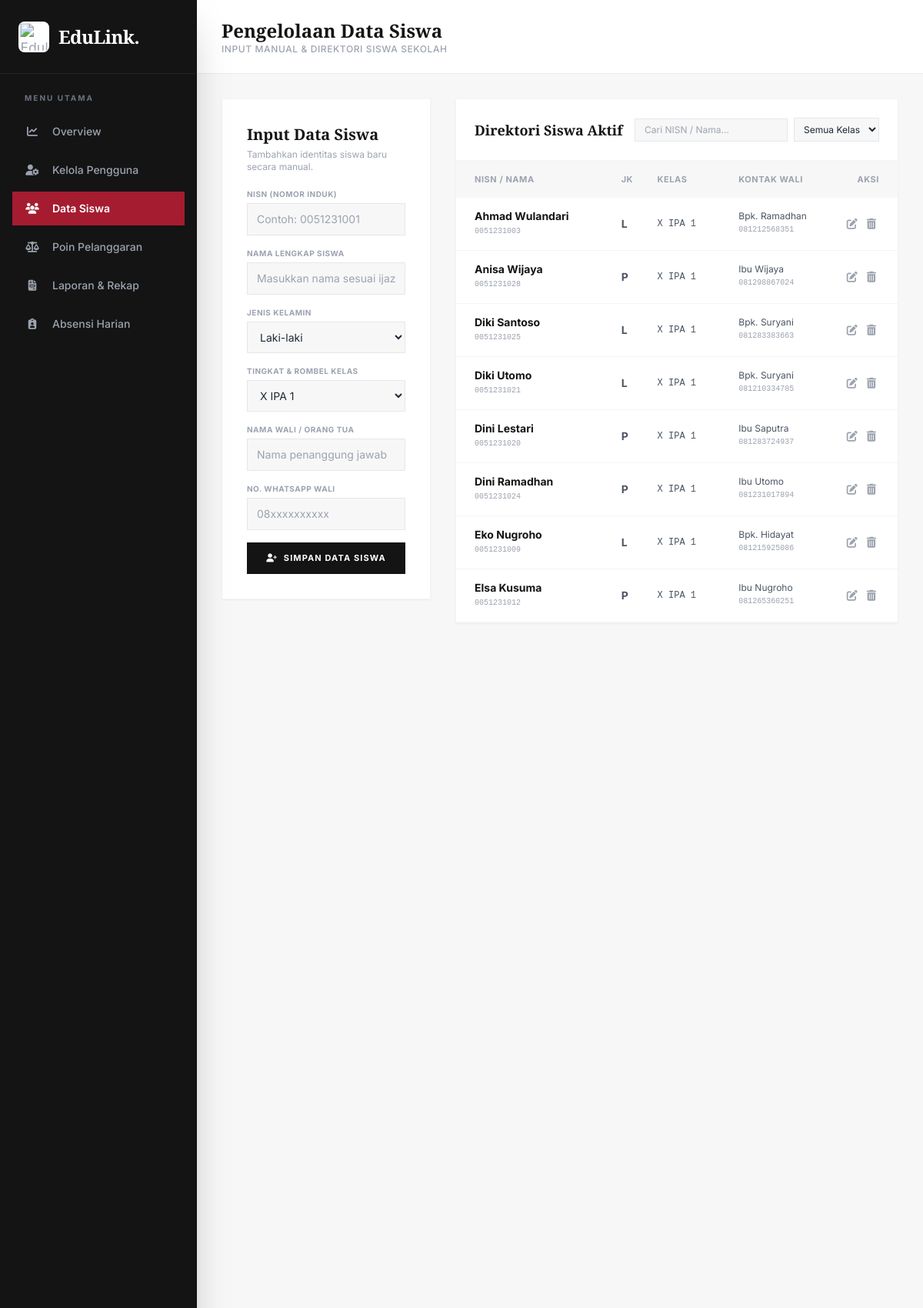
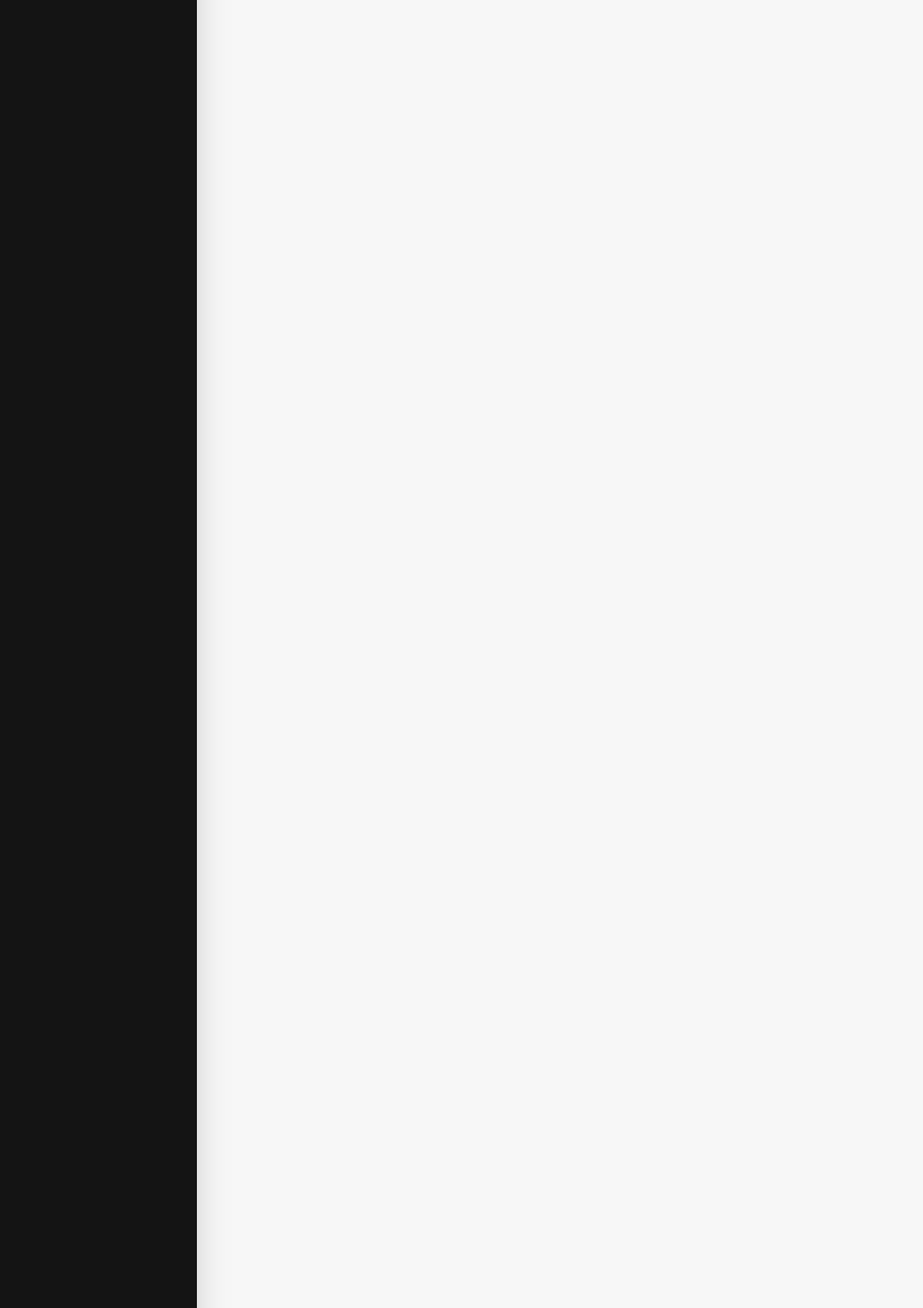
/siswa (signed in, upper part), run on the app's committed database (2 pictures, top to bottom).
### tables this page shows
CREATE TABLE siswa (
            id INTEGER PRIMARY KEY AUTOINCREMENT,
            nisn TEXT UNIQUE NOT NULL,
            nama_siswa TEXT NOT NULL,
            jenis_kelamin TEXT NOT NULL,
            kelas TEXT NOT NULL,
            nama_wali TEXT NOT NULL,
            no_hp_wali TEXT NOT NULL
        );

### backend/app.py (the view)
@app.route('/siswa')
def siswa():
    if 'user_id' not in session:
        return redirect(url_for('login'))
    conn = get_db_connection()
    daftar_siswa = conn.execute("SELECT * FROM siswa ORDER BY kelas ASC, nama_siswa ASC").fetchall()
    conn.close()
    return render_template('dashboard/siswa.html', nama_user=session['nama'], siswa_list=daftar_siswa)

### backend/modules/database.py (called while the page is built)
def get_db_connection():
    conn = sqlite3.connect(DB_PATH)
    conn.row_factory = sqlite3.Row
    return conn

### frontend/templates/dashboard/siswa.html (shortened to what this page needs)
<!DOCTYPE html>
<html lang="id">
<head>
    <script src="https://cdn.tailwindcss.com"></script>
    <link rel="stylesheet" href="https://cdnjs.cloudflare.com/ajax/libs/font-awesome/6.4.0/css/all.min.css">
</head>
<body class="bg-eduPaper text-gray-800 font-sans h-screen flex overflow-hidden selection:bg-eduCrimson-600 selection:text-white">
    <aside id="sidebar" class="fixed lg:static top-0 left-0 h-full w-64 bg-eduDark-900 text-gray-400 flex flex-col shadow-2xl z-40 shrink-0 transform -translate-x-full lg:translate-x-0 transition-transform duration-300">
        <div class="h-20 lg:h-24 flex items-center justify-between px-6 border-b border-gray-800/80">
            <div class="flex items-center gap-3">
                <div class="w-10 h-10 rounded-lg bg-white p-1 flex items-center justify-center shrink-0 border-none shadow-none">
                    <img src="{{ url_for('static', filename='images/edulink-logo.webp') }}" alt="EduLink Logo" class="w-full h-full object-contain mix-blend-multiply scale-110">
                </div>
                <span class="text-2xl font-serif font-bold text-white tracking-tight">EduLink.</span>
            </div>
        </div>
        <nav class="flex-1 overflow-y-auto py-6 px-4 flex flex-col gap-1.5">
            <p class="px-4 text-[10px] font-bold text-gray-500 uppercase tracking-[0.2em] mb-2">Menu Utama</p>
            <a href="/dashboard" class="flex items-center gap-4 px-4 py-3 hover:bg-eduDark-800 hover:text-white transition"><i class="fa-solid fa-chart-line text-sm w-5 text-center"></i><span class="text-sm font-medium">Overview</span></a>
            <a href="/users" class="flex items-center gap-4 px-4 py-3 hover:bg-eduDark-800 hover:text-white transition"><i class="fa-solid fa-user-gear text-sm w-5 text-center"></i><span class="text-sm font-medium">Kelola Pengguna</span></a>
            <a href="/siswa" class="flex items-center gap-4 px-4 py-3 bg-eduCrimson-600 text-white transition"><i class="fa-solid fa-users text-sm w-5 text-center"></i><span class="text-sm font-semibold">Data Siswa</span></a>
            <a href="/poin" class="flex items-center gap-4 px-4 py-3 hover:bg-eduDark-800 hover:text-white transition"><i class="fa-solid fa-scale-balanced text-sm w-5 text-center"></i><span class="text-sm font-medium">Poin Pelanggaran</span></a>
            <a href="/laporan" class="flex items-center gap-4 px-4 py-3 hover:bg-eduDark-800 hover:text-white transition"><i class="fa-solid fa-file-invoice text-sm w-5 text-center"></i><span class="text-sm font-medium">Laporan & Rekap</span></a>
            <a href="/absensi" class="flex items-center gap-4 px-4 py-3 hover:bg-eduDark-800 hover:text-white transition"><i class="fa-solid fa-clipboard-user text-sm w-5 text-center"></i><span class="text-sm font-medium">Absensi Harian</span></a>
        </nav>
    </aside>
    <main class="flex-1 flex flex-col h-full relative z-10 min-w-0">
        <header class="h-20 lg:h-24 bg-white border-b border-gray-200/80 flex items-center justify-between px-4 sm:px-8 shrink-0">
            <div class="flex items-center gap-3">
                <div>
                    <h1 class="text-lg sm:text-2xl font-serif font-bold text-eduDark-900 leading-tight">Pengelolaan Data Siswa</h1>
                    <p class="text-[10px] sm:text-xs text-gray-400 font-medium uppercase tracking-wider hidden sm:block">Input Manual & Direktori Siswa Sekolah</p>
                </div>
            </div>
        </header>
        <div class="flex-1 overflow-y-auto p-4 sm:p-8 space-y-6 sm:space-y-8">
            <div class="grid grid-cols-1 lg:grid-cols-3 gap-6 sm:gap-8 items-start">
                <div class="bg-white p-5 sm:p-8 border border-gray-100 shadow-sm">
                    <h3 class="font-serif font-bold text-lg sm:text-xl text-eduDark-900 mb-1">Input Data Siswa</h3>
                    <p class="text-xs text-gray-400 mb-5">Tambahkan identitas siswa baru secara manual.</p>
                    <form action="#" method="POST" autocomplete="off" class="space-y-4">
                        <div>
                            <label class="text-[10px] font-bold text-gray-400 uppercase tracking-wider block mb-1">NISN (Nomor Induk)</label>
                            <input type="text" name="nisn" required placeholder="Contoh: 0051231001" class="w-full bg-eduPaper border border-gray-200 text-xs sm:text-sm py-2.5 px-3 focus:outline-none focus:border-eduCrimson-600">
                        </div>
                        <div>
                            <label class="text-[10px] font-bold text-gray-400 uppercase tracking-wider block mb-1">Nama Lengkap Siswa</label>
                            <input type="text" name="nama_siswa" required placeholder="Masukkan nama sesuai ijazah" class="w-full bg-eduPaper border border-gray-200 text-xs sm:text-sm py-2.5 px-3 focus:outline-none focus:border-eduCrimson-600">
                        </div>
                        <div>
                            <label class="text-[10px] font-bold text-gray-400 uppercase tracking-wider block mb-1">Jenis Kelamin</label>
                            <select name="jenis_kelamin" required class="w-full bg-eduPaper border border-gray-200 text-xs sm:text-sm py-2.5 px-3 focus:outline-none focus:border-eduCrimson-600">
                                <option value="L">Laki-laki</option>
                            </select>
                        </div>
                        <div>
                            <label class="text-[10px] font-bold text-gray-400 uppercase tracking-wider block mb-1">Tingkat & Rombel Kelas</label>
                            <select name="kelas" required class="w-full bg-eduPaper border border-gray-200 text-xs sm:text-sm py-2.5 px-3 focus:outline-none focus:border-eduCrimson-600">
                                <option value="X IPA 1">X IPA 1</option>
                            </select>
                        </div>
                        <div>
                            <label class="text-[10px] font-bold text-gray-400 uppercase tracking-wider block mb-1">Nama Wali / Orang Tua</label>
                            <input type="text" name="nama_wali" placeholder="Nama penanggung jawab" class="w-full bg-eduPaper border border-gray-200 text-xs sm:text-sm py-2.5 px-3 focus:outline-none focus:border-eduCrimson-600">
                        </div>
                        <div>
                            <label class="text-[10px] font-bold text-gray-400 uppercase tracking-wider block mb-1">No. WhatsApp Wali</label>
                            <input type="text" name="no_hp_wali" placeholder="08xxxxxxxxxx" class="w-full bg-eduPaper border border-gray-200 text-xs sm:text-sm py-2.5 px-3 focus:outline-none focus:border-eduCrimson-600">
                        </div>
                        <button type="submit" class="w-full bg-eduDark-900 hover:bg-eduCrimson-600 text-white font-bold py-3 transition text-[11px] uppercase tracking-widest mt-2">
                            <i class="fa-solid fa-user-plus mr-1"></i> Simpan Data Siswa
                        </button>
                    </form>
                </div>
                <div class="lg:col-span-2 bg-white border border-gray-100 shadow-sm">
                    <div class="p-4 sm:p-6 border-b border-gray-100 flex flex-wrap justify-between items-center gap-3">
                        <h3 class="font-serif font-bold text-base sm:text-lg text-eduDark-900">Direktori Siswa Aktif</h3>
                        <div class="flex items-center gap-2">
                            <input type="text" id="searchSiswa" onkeyup="filterTable()" placeholder="Cari NISN / Nama..." class="bg-eduPaper border border-gray-200 text-xs py-1.5 px-3 focus:outline-none">
                            <select id="selectKelasFilter" onchange="filterTable()" class="bg-eduPaper border border-gray-200 text-xs py-1.5 px-2 focus:outline-none">
                                <option value="">Semua Kelas</option>
                            </select>
                        </div>
                    </div>
                    <div class="overflow-x-auto max-h-[600px] overflow-y-auto">
                        <table class="w-full text-left text-xs sm:text-sm text-gray-600 min-w-[550px]">
                            <thead class="bg-eduPaper text-[10px] sm:text-[11px] uppercase font-bold text-gray-400 tracking-wider sticky top-0 bg-eduPaper z-10">
                                <tr>
                                    <th class="pl-6 py-3.5">NISN / Nama</th>
                                    <th class="px-3 py-3.5">JK</th>
                                    <th class="px-3 py-3.5">Kelas</th>
                                    <th class="px-3 py-3.5">Kontak Wali</th>
                                    <th class="pr-6 py-3.5 text-right">Aksi</th>
                                </tr>
                            </thead>
                            <tbody id="studentTableBody" class="divide-y divide-gray-100">
                                {% for s in siswa_list %}
                                <tr class="hover:bg-gray-50/80 student-row" data-kelas="{{ s.kelas }}">
                                    <td class="pl-6 py-3.5">
                                        <p class="font-bold text-eduDark-900 student-name">{{ s.nama_siswa }}</p>
                                        <p class="text-[10px] font-mono text-gray-400 student-nisn">{{ s.nisn }}</p>
                                    </td>
                                    <td class="px-3 py-3.5 font-bold">{{ s.jenis_kelamin }}</td>
                                    <td class="px-3 py-3.5 font-mono text-xs">{{ s.kelas }}</td>
                                    <td class="px-3 py-3.5">
                                        <p class="text-xs">{{ s.nama_wali }}</p>
                                        <p class="text-[10px] text-gray-400 font-mono">{{ s.no_hp_wali }}</p>
                                    </td>
                                    <td class="pr-6 py-3.5 text-right">
                                        <button class="p-1 text-gray-400 hover:text-eduCrimson-600"><i class="fa-solid fa-pen-to-square"></i></button>
                                        <button class="p-1 text-gray-400 hover:text-red-600"><i class="fa-solid fa-trash-can"></i></button>
                                    </td>
                                </tr>
                                {% else %}
                                <tr>
                                    <td colspan="5" class="text-center py-6 text-gray-400 italic">Belum ada data siswa tersimpan.</td>
                                </tr>
                                {% endfor %}
                            </tbody>
                        </table>
                    </div>
                </div>
            </div>
        </div>
    </main>
</body>
</html>

### data on the page
siswa: nama_siswa "Ahmad Wulandari", nisn "0051231003", jenis_kelamin "L", kelas "X IPA 1", nama_wali "Bpk. Ramadhan", no_hp_wali "081212568351"
siswa: nama_siswa "Anisa Wijaya", nisn "0051231028", jenis_kelamin "P", kelas "X IPA 1", nama_wali "Ibu Wijaya", no_hp_wali "081298867024"
siswa: nama_siswa "Diki Santoso", nisn "0051231025", jenis_kelamin "L", kelas "X IPA 1", nama_wali "Bpk. Suryani", no_hp_wali "081283383663"
siswa: nama_siswa "Diki Utomo", nisn "0051231021", jenis_kelamin "L", kelas "X IPA 1", nama_wali "Bpk. Suryani", no_hp_wali "081210334785"
siswa: nama_siswa "Dini Lestari", nisn "0051231020", jenis_kelamin "P", kelas "X IPA 1", nama_wali "Ibu Saputra", no_hp_wali "081283724937"
siswa: nama_siswa "Dini Ramadhan", nisn "0051231024", jenis_kelamin "P", kelas "X IPA 1", nama_wali "Ibu Utomo", no_hp_wali "081231017894"
siswa: nama_siswa "Eko Nugroho", nisn "0051231009", jenis_kelamin "L", kelas "X IPA 1", nama_wali "Bpk. Hidayat", no_hp_wali "081215925086"
siswa: nama_siswa "Elsa Kusuma", nisn "0051231012", jenis_kelamin "P", kelas "X IPA 1", nama_wali "Ibu Nugroho", no_hp_wali "081265360251"
